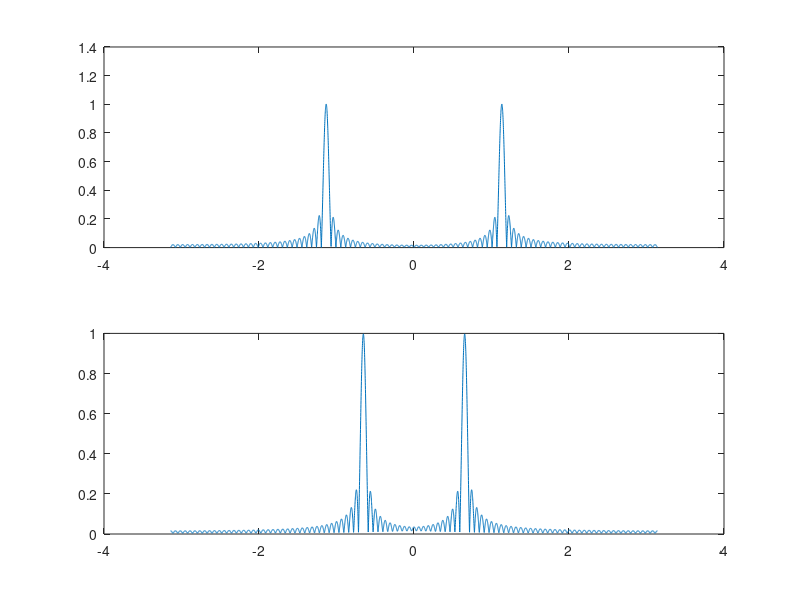

MATLAB code to generate this figure: (Note: this script raises an error after producing the figure.)
% a)
fc1 = 1477;
fs = 8192;
L = 100;

n = 0 : (L - 1);

h1 = (2/L) * cos ((2 * pi * fc1 * n) / fs);
w = -pi : 1 / 1000 : pi;

H1 = freqz (h1, 1, w);

% b)
fc2 = 852;
h2 = (2/L) * cos ((2 * pi * fc2 * n) / fs);
H2 = freqz (h2, 1, w);

figure (1)
subplot (211), plot (w, abs (H1))
subplot (212), plot (w, abs (H2))

% c)
% El c es hacer la funcion del archivo firpasobanda.m
% Hace un filtro FIR paso banda si le pasas la fs, la fc, la L y la x
% en ese orden

% d)
fs = 8192;
fc = 852;
L = 100;
n = 0 : (L - 1);
x = 5 * cos ((2 * pi * 852 .* n) / fs);

y = firpasobanda (fs, fc, L, x);

figure (2);
plot (abs (y));




